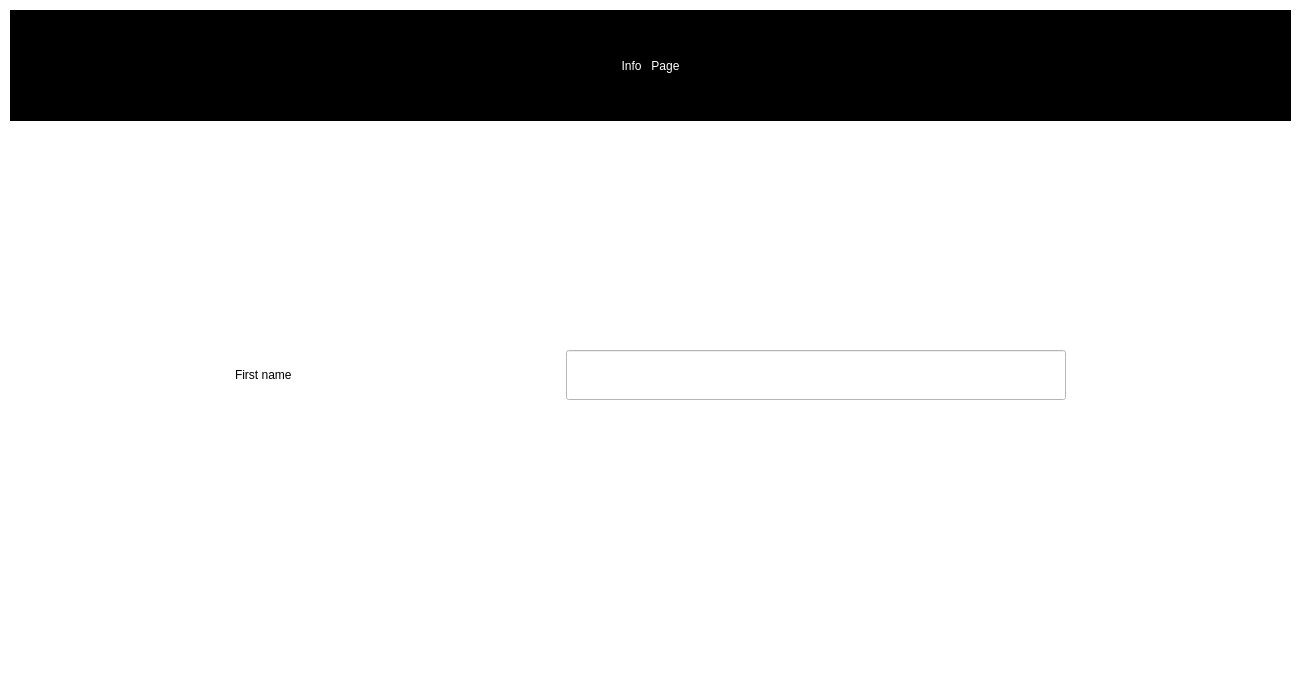
<?xml version="1.0" encoding="UTF-8"?>
<ui version="4.0">
 <class>Form</class>
 <widget class="QWidget" name="Form">
  <property name="geometry">
   <rect>
    <x>0</x>
    <y>0</y>
    <width>1313</width>
    <height>682</height>
   </rect>
  </property>
  <property name="styleSheet">
   <string notr="true">background-color: rgb(255, 255, 255);
</string>
  </property>
  <widget class="QWidget" name="verticalLayoutWidget">
   <property name="geometry">
    <rect>
     <x>10</x>
     <y>10</y>
     <width>1281</width>
     <height>111</height>
    </rect>
   </property>
   <layout class="QVBoxLayout" name="verticalLayout">
    <item>
     <widget class="QLabel" name="label">
      <property name="styleSheet">
       <string notr="true">
font: 700 28pt &quot;Segoe UI&quot;;
color: rgb(255, 255, 255);
background-color: rgb(0, 0, 0);</string>
      </property>
      <property name="text">
       <string>Info   Page</string>
      </property>
      <property name="alignment">
       <set>Qt::AlignCenter</set>
      </property>
     </widget>
    </item>
   </layout>
  </widget>
  <widget class="QWidget" name="verticalLayoutWidget_2">
   <property name="geometry">
    <rect>
     <x>10</x>
     <y>130</y>
     <width>1281</width>
     <height>541</height>
    </rect>
   </property>
   <layout class="QVBoxLayout" name="verticalLayout_2">
    <item>
     <layout class="QHBoxLayout" name="horizontalLayout">
      <item>
       <widget class="QLabel" name="label_2">
        <property name="maximumSize">
         <size>
          <width>100</width>
          <height>16777215</height>
         </size>
        </property>
        <property name="text">
         <string>First name</string>
        </property>
       </widget>
      </item>
      <item>
       <widget class="QLineEdit" name="lineEdit">
        <property name="maximumSize">
         <size>
          <width>500</width>
          <height>50</height>
         </size>
        </property>
        <property name="alignment">
         <set>Qt::AlignLeading|Qt::AlignLeft|Qt::AlignVCenter</set>
        </property>
       </widget>
      </item>
     </layout>
    </item>
    <item>
     <spacer name="horizontalSpacer_3">
      <property name="orientation">
       <enum>Qt::Horizontal</enum>
      </property>
      <property name="sizeHint" stdset="0">
       <size>
        <width>40</width>
        <height>20</height>
       </size>
      </property>
     </spacer>
    </item>
    <item>
     <spacer name="horizontalSpacer_2">
      <property name="orientation">
       <enum>Qt::Horizontal</enum>
      </property>
      <property name="sizeHint" stdset="0">
       <size>
        <width>40</width>
        <height>20</height>
       </size>
      </property>
     </spacer>
    </item>
    <item>
     <spacer name="horizontalSpacer">
      <property name="orientation">
       <enum>Qt::Horizontal</enum>
      </property>
      <property name="sizeHint" stdset="0">
       <size>
        <width>40</width>
        <height>10</height>
       </size>
      </property>
     </spacer>
    </item>
   </layout>
  </widget>
 </widget>
 <resources/>
 <connections/>
</ui>
